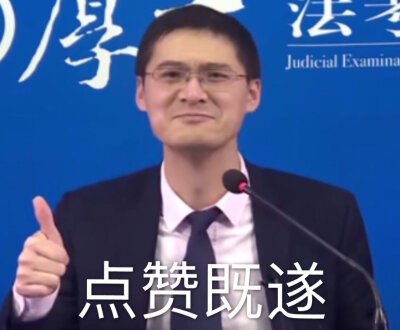
#> input picture text21.jpg, 400 x 330 px
$ python 05.py
#> lines starting #> are read from the running program, lines starting #| are printed output that depends on the picture; after the words box and inside, x2 and y2 are one past the last pixel; in counts of white or black regions, pixels touching at a corner belong together
#> further down, img is the input picture: shape (330, 400, 3); mean B, G, R 137.8, 93.2, 73.7
# 导入cv模块
import cv2 as cv

def face_detect_demo():
    gray = cv.cvtColor(img, cv.COLOR_BGR2GRAY)
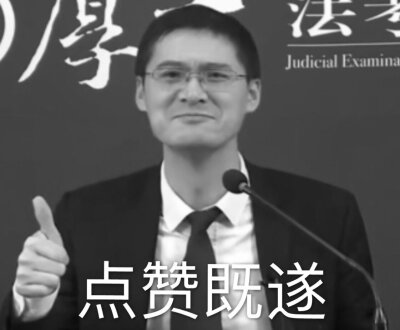
#> gray: shape (330, 400); min 6, max 255, mean 92.5
    # 分类器
    face_detect = cv.CascadeClassifier("D:/software/python/Lib/site-packages/cv2/data/haarcascade_frontalface_alt2.xml")
    # 获得范围
    face = face_detect.detectMultiScale(gray, 1.01, 5, 0, (100, 100), (300, 300))
#> face = [[130, 25, 127, 127]]
    for x, y, w, h in face:
        cv.rectangle(img, (x, y, w, h), color=(0, 0, 255), thickness=1)
#> this loop made 1 pass
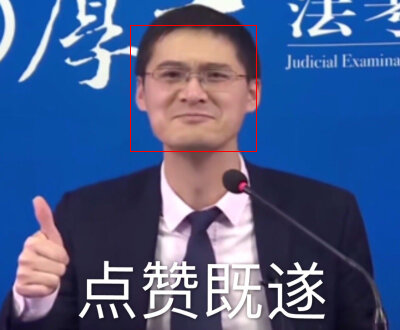
#> img: shape (330, 400, 3); 0.38% of pixels changed, all inside (x1, y1, x2, y2) = (130, 25, 257, 152)
    cv.imshow("result", img)
    cv.imwrite("result_text1.jpg", img)

# 读取图片
img = cv.imread("text21.jpg")
face_detect_demo()

# 等待(按q退出)
while True:
    if ord("q") == cv.waitKey(0):
#> (key q is pressed here)
        break
# 释放内存
cv.destroyAllWindows()

$ run again, with text2.jpg copied over text21.jpg
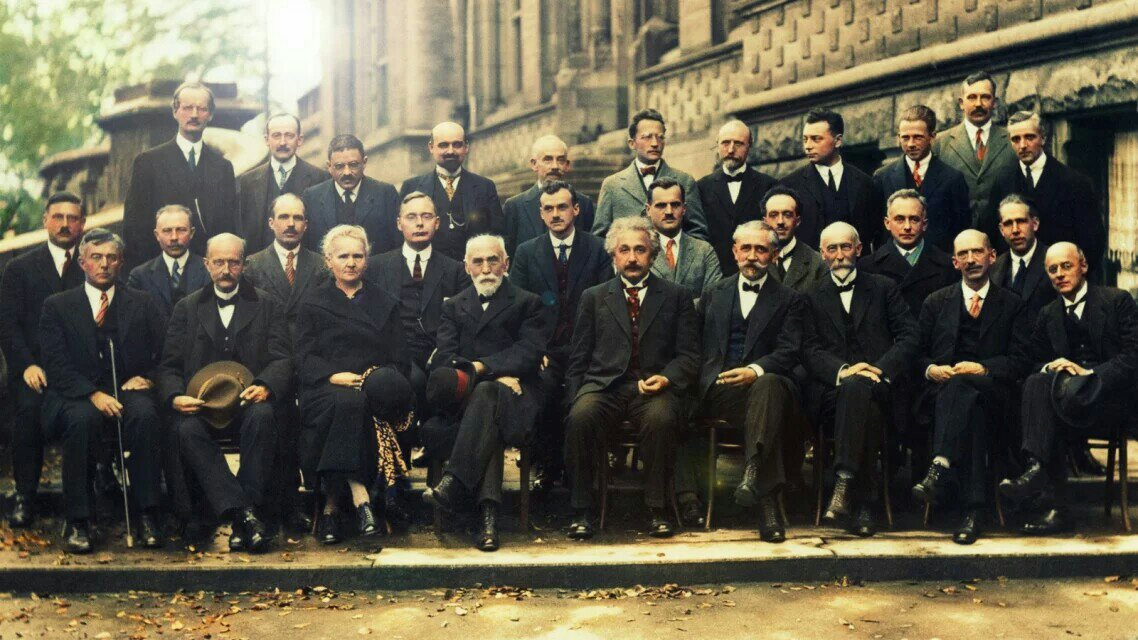
#> input picture text2.jpg, 1138 x 640 px
#> img is the input picture: shape (640, 1138, 3); mean B, G, R 74.2, 92.1, 97.3
#> in face_detect_demo, `gray = cv.cvtColor(img, cv.COLOR_BGR2GRAY)`:
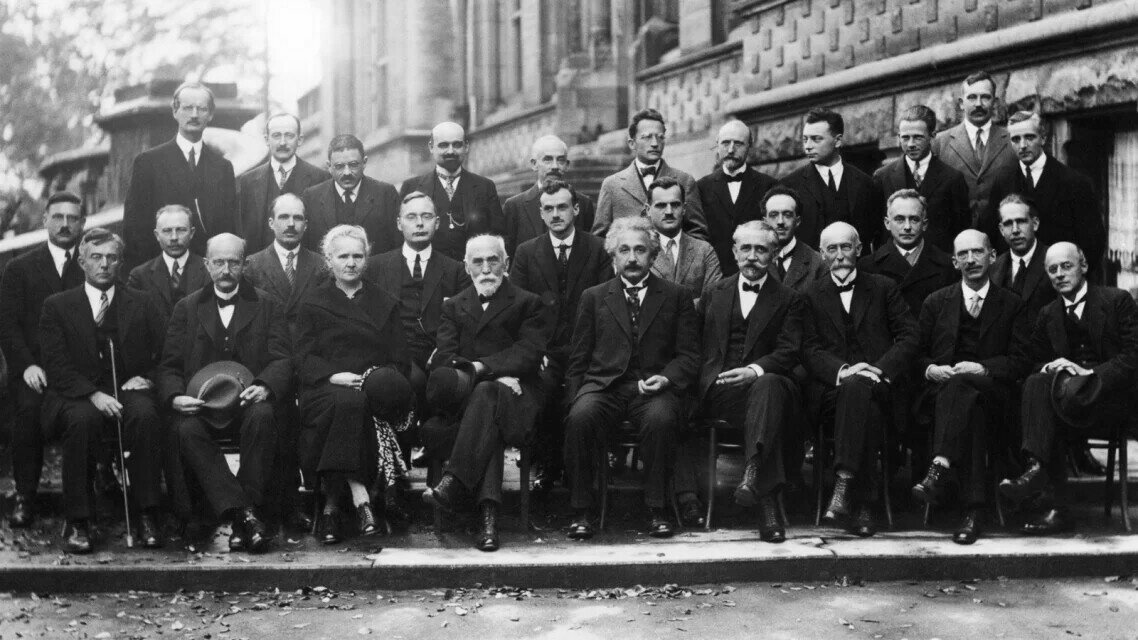
#> gray: shape (640, 1138); min 0, max 254, mean 91.6
#> face = ()

$ run again, with 1.ly.jpg copied over text21.jpg
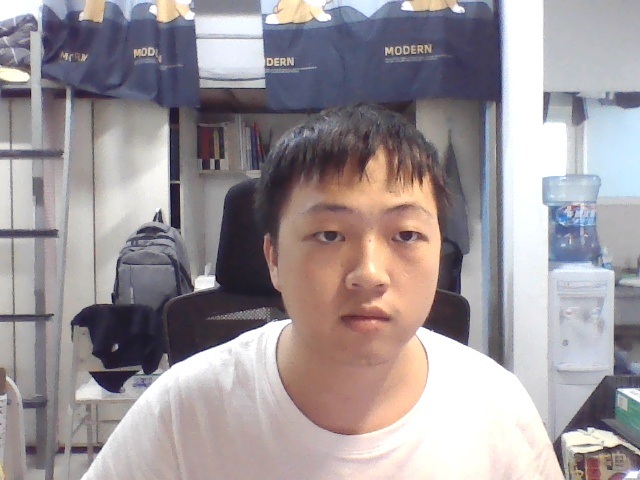
#> input picture 1.ly.jpg, 640 x 480 px
#> img is the input picture: shape (480, 640, 3); mean B, G, R 153.3, 149.7, 157.4
#> in face_detect_demo, `gray = cv.cvtColor(img, cv.COLOR_BGR2GRAY)`:
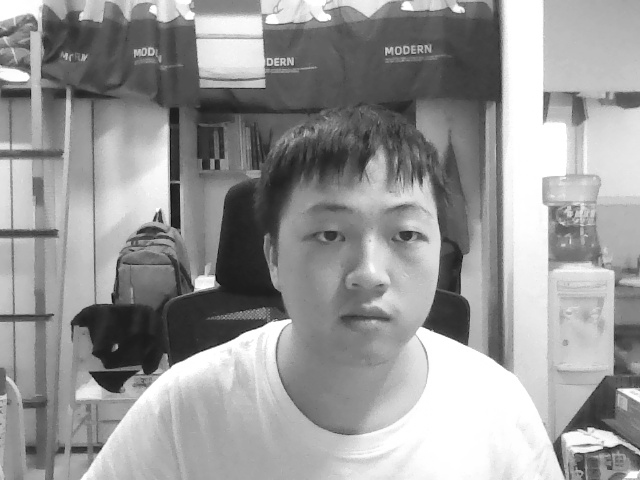
#> gray: shape (480, 640); min 6, max 255, mean 152.4
#> face = [[272, 162, 196, 196]]
#> the loop in face_detect_demo, `for x, y, w, h in face:` made 1 pass
#> after the loop in face_detect_demo, `for x, y, w, h in face:`:
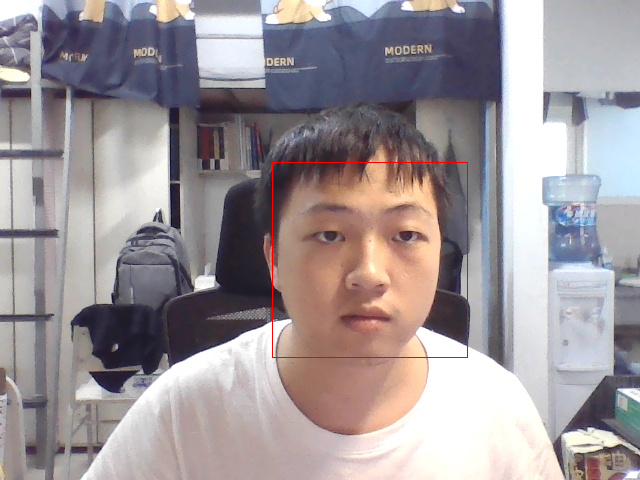
#> img: shape (480, 640, 3); 0.25% of pixels changed, all inside (x1, y1, x2, y2) = (272, 162, 468, 358)

$ run again, with text.jpg copied over text21.jpg
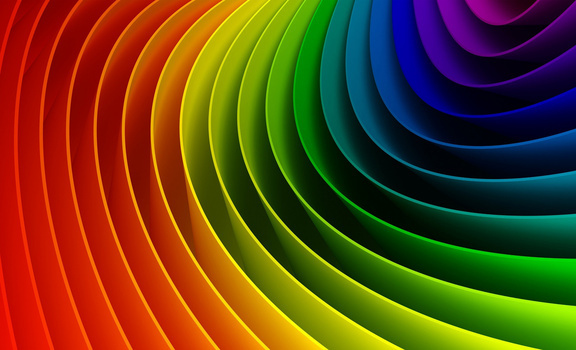
#> input picture text.jpg, 576 x 350 px
#> img is the input picture: shape (350, 576, 3); mean B, G, R 20.3, 66, 98.6
#> in face_detect_demo, `gray = cv.cvtColor(img, cv.COLOR_BGR2GRAY)`:
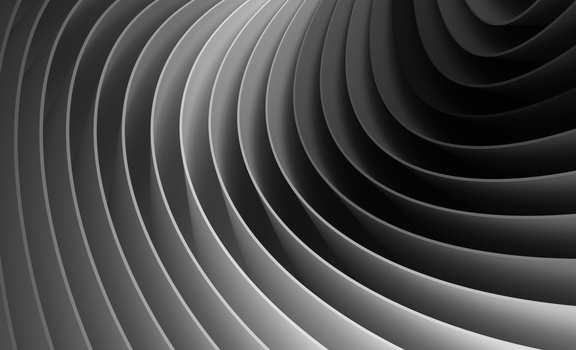
#> gray: shape (350, 576); min 0, max 229, mean 70.5
#> face = ()
